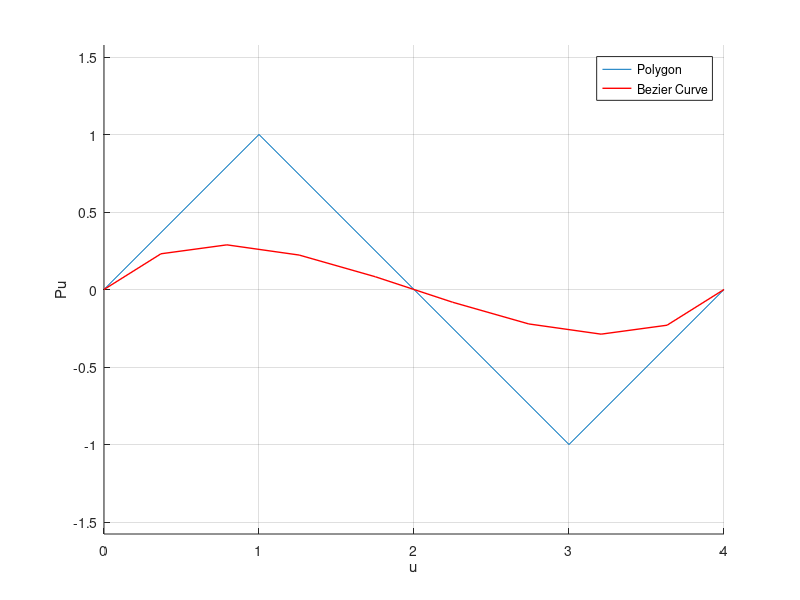

Source code (MATLAB):
clc;
clf;
clear all;
 
axis equal;
grid on;
 
xlabel u;
ylabel Pu;
 
%plotting a Cubic Bezier curve
 
%defining four control points p0, p1, p2 & p3 - four arbitrary points
%  
% p0 = [37.371777777777780 126.5852777777778 5000]';


p0 = [0 0 0]';

p1 = [1 1 0]';
 
p2 = [3 -1 0]';
 
p3 = [4 0 0]';
 
% defining Bezier Geometric Matrix B
 
B = [p0 p1 p2 p3]';
 
% Bezier Basis transformation Matrix M
 
M = [-1 3 -3 1; 3 -6 3 0; -3 3 0 0; 1 0 0 0];
 
% Calcutaion of Algebric Coffecient Matrix A
 
A = M*B;
 
% defining u axis
 
u = linspace(0,1,10);
 
u = u';
 
unit = ones(size(u));
 
U = [u.^3 u.^2 u unit];
 
% calculation of value of function Pu for each value of u
 
Pu = U*A;
 
%plotting control polygon
 
line(B(:,1), B(:,2), B(:,3))
 
hold on;
 
% plotting Bezier curve
 
plot3(Pu(:,1), Pu(:,2), Pu(:,3),'r','linewidth',1.0)
 
legend('Polygon','Bezier Curve')